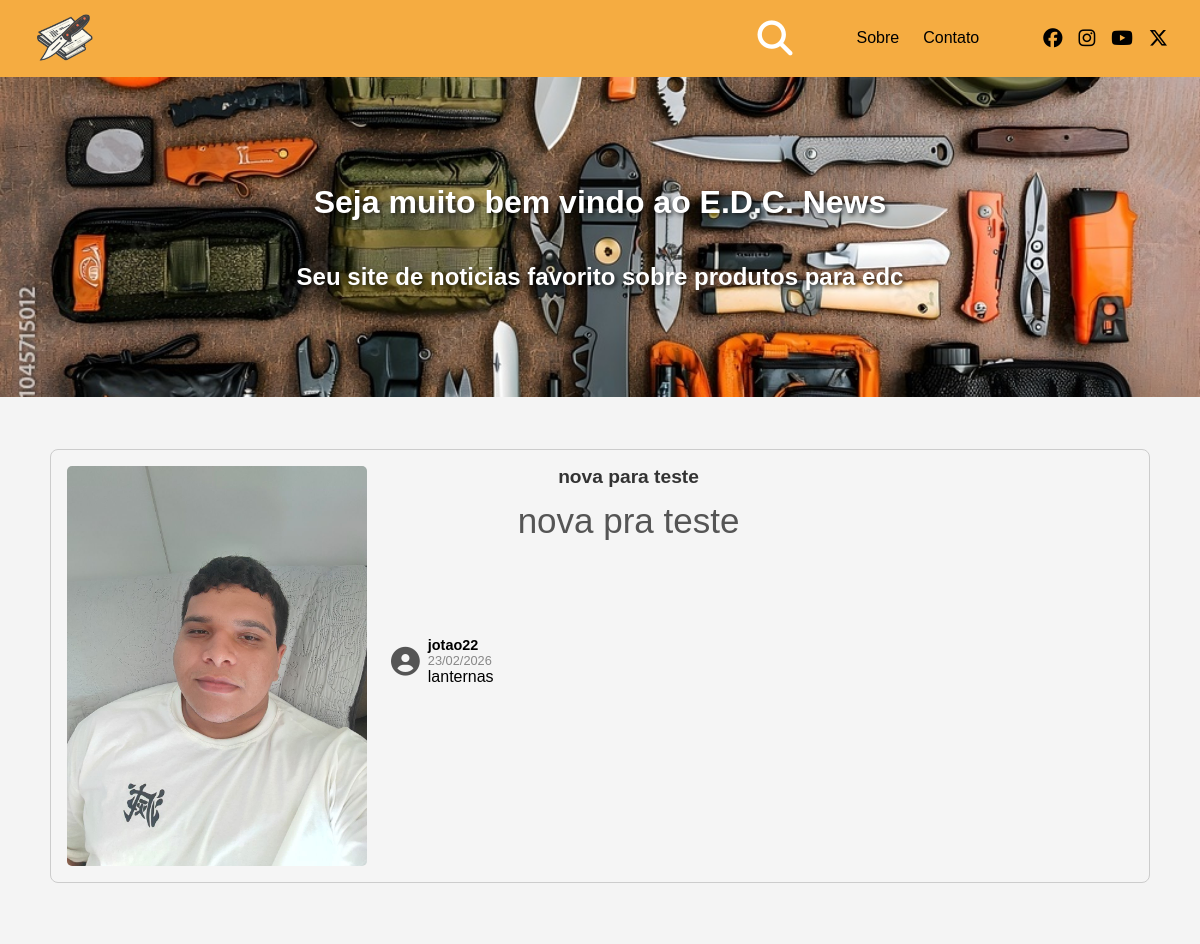
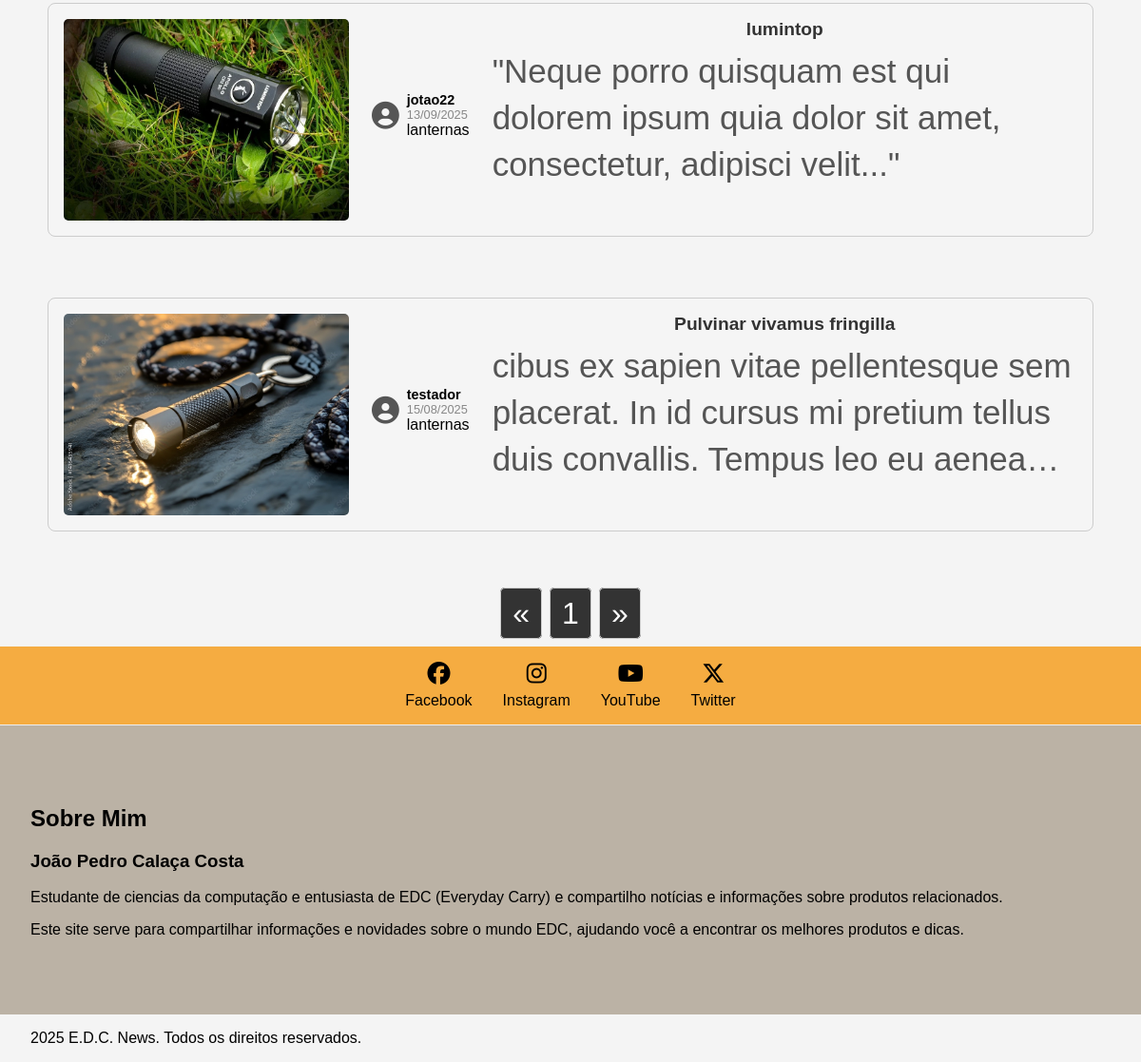
The app's page /category/2/ with its own data (2 pictures, top to bottom).
### edcnews/models.py (models this page shows, shortened)
class Noticia(models.Model):
    cover = models.ImageField(upload_to="edcnews/images/%Y/%m/%d/", blank=True)
    titulo = models.CharField(max_length=200)
    slug = models.SlugField(unique=True)
    descricao = models.CharField(max_length=200)
    conteudo = RichTextUploadingField()
    data_publicacao = models.DateTimeField(auto_now_add=True)
    author = models.ForeignKey(
        Author, on_delete=models.CASCADE, related_name="noticias"
    )
    categoria = models.ForeignKey(Categoria, on_delete=models.CASCADE)
    views = models.PositiveIntegerField(default=0)  # contador de visualizações

class Categoria(models.Model):
    nome = models.CharField(max_length=100)
    slug = models.SlugField(unique=True)

### authors/models.py (models this page shows, shortened)
class Author(models.Model):
    user = models.OneToOneField(User, on_delete=models.CASCADE)
    bio = models.TextField(blank=True)

### edcnews/views.py (the view)
# urls.py: path("category/<int:category_id>/", views.category_news, name="category_news"),
def category_news(request, category_id):
    noticias = get_list_or_404(
        Noticia.objects.filter(categoria__id=category_id).order_by("-id")
    )
    page_obj, page_range = paginate_queryset(request, noticias, per_page=5, around=2)
    return render(
        request,
        "edcnews/pages/category.html",
        context={
            "noticias": page_obj,
            "page_range": page_range,
            "categoria": noticias[0].categoria,
        },
    )

### utils/pagination.py (called while the page is built)
def paginate_queryset(request, queryset, per_page=10, around=2):
    paginator = Paginator(queryset, per_page)
    page_number = request.GET.get("page")
    page_obj = paginator.get_page(page_number)
    start = max(page_obj.number - around, 1)
    end = min(page_obj.number + around, paginator.num_pages) + 1
    page_range_custom = range(start, end)
    return page_obj, page_range_custom

### edcnews/templates/edcnews/pages/category.html (shortened to what this page needs)
{% extends "global/base.html" %}
    {% block content %}
        <main>
            {% include 'edcnews/partials/imagem-welcome.html' %}
            <div class="container-noticias">
                {% for noticia in noticias %}
                    {% include 'edcnews/partials/noticias.html' %}
                {% endfor %}
            </div>
            {% include 'edcnews/partials/pagination.html' %}
        </main>
    {% endblock %}

### base_templates/global/base.html (shortened to what this page needs)
{% load static %}
{% include "edcnews/partials/head.html"%}
<!DOCTYPE html>
<html lang="pt-BR">
<head>
</head>
<body>
    {% include 'edcnews/partials/header.html' %}
    {% block content %}
    {% endblock %}
</body>
<footer>
    {% include 'edcnews/partials/footer.html' %}
</footer>
</html>

### edcnews/templates/edcnews/partials/head.html (shortened to what this page needs)
{% load static %}
<head>
    <link rel="stylesheet" href="https://cdnjs.cloudflare.com/ajax/libs/font-awesome/6.0.0/css/all.min.css" />
    <link rel="stylesheet" href="https://cdnjs.cloudflare.com/ajax/libs/font-awesome/6.6.0/css/all.min.css">
    <link rel="stylesheet" href="{% static 'edcnews/css/style.css' %}">

### edcnews/templates/edcnews/partials/header.html (shortened to what this page needs)
{% load static %}
<header class="header">
    <div class="logo">
        <a href="/">
            <img src="{% static 'edcnews/images/logo.png' %}" alt="Logo da Empresa">
        </a>
    </div>
    <nav class="menu">
        <div class="search">
            <a href="javascript:void(0)" onclick="toggleSearch()">
                <i class="fa-solid fa-magnifying-glass"></i>
            </a>
        </div>
        <ul class="menu-links">
            <li><a href="{% url 'news:about' %}">Sobre</a></li>
            <li><a href="{% url 'news:contact' %}">Contato</a></li>
        </ul>
        <div class="social">
            <ul>
                <li><a href="https://www.facebook.com/"><i class="fa-brands fa-facebook"></i></a></li>
                <li><a href="https://www.instagram.com/"><i class="fa-brands fa-instagram"></i></a></li>
                <li><a href="https://www.youtube.com/"><i class="fa-brands fa-youtube"></i></a></li>
                <li><a href="https://x.com/"><i class="fa-brands fa-x-twitter"></i></a></li>
            </ul>
        </div>
    </nav>
</header>

### edcnews/templates/edcnews/partials/imagem-welcome.html
<div class="image-welcome">
    <h1>Seja muito bem vindo ao E.D.C. News</h1>
    <h2>Seu site de noticias favorito sobre produtos para edc</h2>
</div>

### edcnews/templates/edcnews/partials/noticias.html
<div class="noticias">
    <div class="noticia">
        <img src="{{ noticia.cover.url }}" alt="" class="imagem-noticia">
        <div class="news-author">
            <i class="fa-solid fa-circle-user"></i>
            <div class="author-info">
                <span class="author-item">
                    {% if noticia.author %}
                        {{ noticia.author.user.username }}
                    {% else %}
                        Autor Desconhecido
                    {% endif %}
                </span>
                <span class="created-at">{{ noticia.data_publicacao|date:"d/m/Y" }}</span>
                <span class="news-category">
                    <a href="{% url 'news:category_news' noticia.categoria.id %}">{{ noticia.categoria.nome }}</a>
                </span>
            </div>
        </div>
        <div class="news-information">
            <div class="news-title">
                <a href="{% url 'news:news_detail' noticia.id %}"><h1 class="news-title">{{ noticia.titulo }}</h1></a>
            </div>
            <div class="news-description">
                <a href="{% url 'news:news_detail' noticia.id %}"><p class="subtitle">{{ noticia.descricao }}</p></a>
            </div>
        </div>
    </div>
</div>

### edcnews/templates/edcnews/partials/pagination.html (shortened to what this page needs)
<div class="container-pagination">
  <ul class="pagination justify-content-center">
    {% if noticias.has_previous %}
        <li class="page-item"><a class="page-link" href="?q={{ query }}&page={{ noticias.previous_page_number }}">&laquo;</a></li>
    {% else %}
        <li class="page-item disabled"><span class="page-link">&laquo;</span></li>
    {% endif %}
    {% for num in page_range %}
      {% if num == noticias.number %}
          <li class="page-item active"><span class="page-link">{{ num }}</span></li>
      {% else %}
          <li class="page-item"><a class="page-link" href="?q={{ query }}&page={{ num }}">{{ num }}</a></li>
      {% endif %}
    {% endfor %}
    {% if noticias.has_next %}
        <li class="page-item"><a class="page-link" href="?q={{ query }}&page={{ noticias.next_page_number }}">&raquo;</a></li>
    {% else %}
        <li class="page-item disabled"><span class="page-link">&raquo;</span></li>
    {% endif %}
  </ul>

### edcnews/templates/edcnews/partials/footer.html (shortened to what this page needs)
<footer>
    <div class="social-media">
        <nav>
            <ul>
                <li><a href="https://www.facebook.com/"><i class="fa-brands fa-facebook"></i><span>Facebook</span></a></li>
                <li><a href="https://www.instagram.com/"><i class="fa-brands fa-instagram"></i><span>Instagram</span></a></li>
                <li><a href="https://www.youtube.com/"><i class="fa-brands fa-youtube"></i><span>YouTube</span></a></li>
                <li><a href="https://x.com/"><i class="fa-brands fa-x-twitter"></i><span>Twitter</span></a></li>
            </ul>
        </nav>
    </div>
    <div class="end-page">
        <div class="about-me">
            <h2>Sobre Mim</h2>
            <h3>
                João Pedro Calaça Costa
            </h3>
            <p>
                Estudante de ciencias da computação e entusiasta de EDC (Everyday Carry) e compartilho notícias e informações sobre produtos relacionados.
            </p>
            <p>
                Este site serve para compartilhar informações e novidades sobre o mundo EDC, ajudando você a encontrar os melhores produtos e dicas.
            </p>
        </div>
        </div>
        <div class="reservados">
            <p>2025 E.D.C. News. Todos os direitos reservados.</p>
        </div>
</footer>

### edcnews/static/edcnews/css/style.css (style rules this page uses)
:root { --header-height: 3.75rem; --spacing-medium: 1.25rem; --spacing-large: 1.875rem; --font-size-normal: 1rem; --font-size-large: 1.5rem; }
body { font-family: Arial, sans-serif; margin: 0; padding: 0; background-color: #f4f4f4; }
.header { display: flex; justify-content: space-between; align-items: center; background: #f5a329e1; padding: 0.8rem 2rem; position: relative; }
.logo img { height: 50px; }
.menu { display: flex; align-items: center; gap: 1.5rem; }
.menu-links { list-style: none; display: flex; gap: 1.5rem; }
.menu-links li a { text-decoration: none; color: #000; font-size: 1rem; transition: color 0.3s; }
.search { cursor: pointer; font-size: 1.3rem; }
.social ul { list-style: none; display: flex; gap: 1rem; }
.social ul li a { font-size: 1.2rem; color: #000; transition: color 0.3s; }
.image-welcome { background: url('/static/edcnews/images/primeiraimg.jpg') no-repeat center center/cover; height: 10rem; display: flex; padding: 5rem; flex-direction: column; justify-content: center; align-items: center; color: white; text-shadow: 2px 2px 4px rgba(0, 0, 0, 0.7); }
.cat-laminas, .cat-lanternas, .cat-multitools, a { text-decoration: none; color: rgb(255, 255, 255); display: flex; flex-direction: column; justify-content: center; align-items: center; font-size: 35px; }
.container-noticias { max-width: 100rem; margin: 0 auto; padding: 20px; }
.noticias { display: flex; flex-direction: column; align-items: center; max-width: 1200px; margin: 0 auto; padding: 2rem 1rem; gap: 2rem; }
.noticia { display: flex; flex-direction: row; gap: 1.5rem; width: 100%; max-width: 1100px; border: 1px solid #ccc; border-radius: 8px; padding: 1rem; box-sizing: border-box; background: #f5f5f5; transition: transform 0.2s; }
.imagem-noticia { max-width: 300px; width: 100%; height: auto; border-radius: 5px; }
.news-author { display: flex; align-items: center; gap: 0.5rem; margin-bottom: 0.5rem; }
.news-author i { font-size: 1.8rem; color: #555; }
.author-info { display: flex; flex-direction: column; }
.author-item { font-weight: bold; font-size: 0.9rem; }
.created-at { font-size: 0.8rem; color: #888; }
.news-category a { font-size: 1rem; color: #db8310; }
.news-title h1 { margin: 0; font-size: 1.2rem; color: #333; }
.noticia a { text-decoration: none; color: inherit; }
.news-description p.subtitle { display: -webkit-box; -webkit-line-clamp: 3; line-clamp: 3; -webkit-box-orient: vertical; overflow: hidden; text-overflow: ellipsis; line-height: 1.4; margin-top: 0.5rem; color: #555; }
.social-media { background: #f5a329e1; padding: 1rem 0; }
.social-media ul { list-style: none; display: flex; justify-content: center; align-items: center; gap: 2rem; margin: 0; padding: 0; flex-wrap: wrap; }
.social-media a { display: flex; align-items: center; gap: 0.5rem; text-decoration: none; color: black; font-size: 1rem; }
.social-media i { font-size: 1.5rem; }
.end-page { padding: 2rem 0; padding-right: 0; border-top: 1px solid #eee; background: #b3a99be1; }
.about-me { padding: 2rem; padding-right: 0; }
.reservados { padding-left: 2rem; padding-right: 0; }
.container-pagination { display: flex; justify-content: center; }
.container-pagination ul { list-style: none; display: flex; gap: 0.5rem; padding: 0; }
.container-pagination ul li { margin: 0; }
.container-pagination span { font-size: 2rem; padding: 0.5rem 0.75rem; border: 1px solid #ccc; border-radius: 5px; background-color: #333; color: #fff; }

### records on screen
Noticia: cover (picture), author.user.username "jotao22", data_publicacao "23/02/2026", categoria.nome "lanternas", titulo "nova para teste", descricao "nova pra teste"
Noticia: cover (picture), author.user.username "jotao22", data_publicacao "13/09/2025", categoria.nome "lanternas", titulo "lumintop", descricao "\"Neque porro quisquam est qui dolorem ipsum quia dolor sit amet, consectetur, adipisci velit...\""
Noticia: cover (picture), author.user.username "testador", data_publicacao "15/08/2025", categoria.nome "lanternas", titulo "Pulvinar vivamus fringilla", descricao "cibus ex sapien vitae pellentesque sem placerat. In id cursus mi pretium tellus duis convallis. Tempus leo eu…"

### other values on screen
{{ num }} "1"
